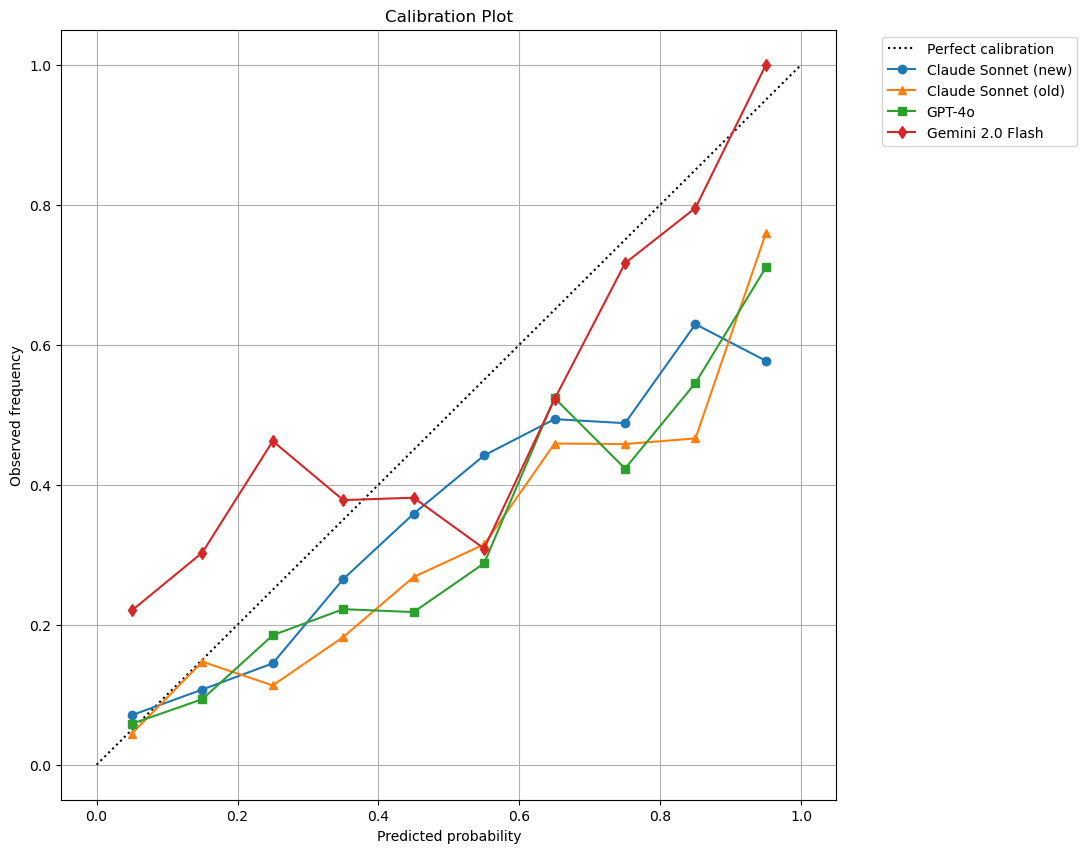

Source code (Python):
import pandas as pd
import matplotlib.pyplot as plt
import numpy as np

def create_calibration_plot():
    # Read the predictions and resolutions
    direct_claude_df = pd.read_csv('../aibq3_outcomes_past_claude_sonnet.csv')
    old_sonnet_df = pd.read_csv('../aibq3_outcomes_past_4osonnet.csv')
    gpt_df = pd.read_csv('../aibq3_outcomes_past_4osonnet.csv')
    geminiflash_df = pd.read_csv('../aibq4_outcomes_past_gemini_flash2.csv')
    
    # Read both resolution files
    resolutions_aibq3 = pd.read_csv('../aibq3_resolutions.csv')
    resolutions_aibq4 = pd.read_csv('../aibq4_resolutions.csv')
    
    # Create bins for predictions (5% wide)
    bins = np.arange(0, 105, 10) / 100  # Convert to probabilities
    bin_centers = (bins[:-1] + bins[1:]) / 2
    
    plt.figure(figsize=(10, 10))
    plt.plot([0, 1], [0, 1], 'k:', label='Perfect calibration')
    
    def plot_model_calibration(df, model_prefix, label, marker, prob_suffix='prob', resolution_file='aibq3'):
        # Choose the appropriate resolution file
        resolutions_df = resolutions_aibq3 if resolution_file == 'aibq3' else resolutions_aibq4
        
        # Merge with the correct resolution file
        merged_df = df.merge(resolutions_df, on='question_id')
        all_probs = []
        all_outcomes = []
        
        for i in range(5):
            prob_col = f'{model_prefix}{i}_{prob_suffix}'
            probs = merged_df[prob_col].values / 100
            outcomes = merged_df['resolution'].values
            all_probs.extend(probs)
            all_outcomes.extend(outcomes)
        
        bin_indices = np.digitize(all_probs, bins) - 1
        observed_freqs = []
        
        for i in range(len(bins) - 1):
            mask = bin_indices == i
            if np.any(mask):
                freq = np.mean(np.array(all_outcomes)[mask])
                observed_freqs.append(freq)
            else:
                observed_freqs.append(np.nan)
        
        plt.plot(bin_centers, observed_freqs, marker, label=f'{label}')
    
    # Plot each model with appropriate resolution file
    plot_model_calibration(direct_claude_df, 'claude', 'Claude Sonnet (new)', 'o-', 'final', 'aibq3')
    plot_model_calibration(old_sonnet_df, 'claude', 'Claude Sonnet (old)', '^-', 'final', 'aibq3')
    plot_model_calibration(gpt_df, 'gpt', 'GPT-4o', 's-', 'final', 'aibq3')
    plot_model_calibration(geminiflash_df, 'geminiflash2', 'Gemini 2.0 Flash', 'd-', 'final', 'aibq4')
    
    plt.xlabel('Predicted probability')
    plt.ylabel('Observed frequency')
    plt.title('Calibration Plot')
    plt.legend(bbox_to_anchor=(1.05, 1), loc='upper left')
    plt.grid(True)
    
    # Save plot
    plt.savefig('calibration_plot_direct_gemini.png', bbox_inches='tight')
    plt.close()

if __name__ == "__main__":
    create_calibration_plot()
